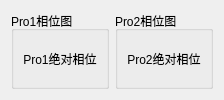
          <widget class="QWidget" name="resPhaseTab">
           <attribute name="title"><string>相位图</string></attribute>
           <layout class="QHBoxLayout" name="resPhaseLayout">
            <item>
             <widget class="QGroupBox" name="resPhase1GroupBox">
              <property name="title"><string>Pro1相位图</string></property>
              <layout class="QVBoxLayout" name="resPhase1Layout">
               <item>
                <widget class="QLabel" name="resPhaseLabel1">
                 <property name="text"><string>Pro1绝对相位</string></property>
                 <property name="alignment"><set>Qt::AlignCenter</set></property>
                 <property name="scaledContents"><bool>true</bool></property>
                </widget>
               </item>
              </layout>
             </widget>
            </item>
            <item>
             <widget class="QGroupBox" name="resPhase2GroupBox">
              <property name="title"><string>Pro2相位图</string></property>
              <layout class="QVBoxLayout" name="resPhase2Layout">
               <item>
                <widget class="QLabel" name="resPhaseLabel2">
                 <property name="text"><string>Pro2绝对相位</string></property>
                 <property name="alignment"><set>Qt::AlignCenter</set></property>
                 <property name="scaledContents"><bool>true</bool></property>
                </widget>
               </item>
              </layout>
             </widget>
            </item>
           </layout>
          </widget>
